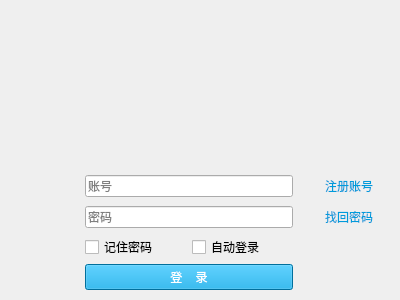
<?xml version="1.0" encoding="UTF-8"?>
<ui version="4.0">
 <class>MainWindow</class>
 <widget class="QMainWindow" name="MainWindow">
  <property name="geometry">
   <rect>
    <x>0</x>
    <y>0</y>
    <width>400</width>
    <height>300</height>
   </rect>
  </property>
  <property name="windowTitle">
   <string>海天鹰聊天</string>
  </property>
  <property name="windowIcon">
   <iconset resource="res.qrc">
    <normaloff>:/icon.png</normaloff>:/icon.png</iconset>
  </property>
  <widget class="QWidget" name="centralWidget">
   <property name="styleSheet">
    <string notr="true"/>
   </property>
   <layout class="QVBoxLayout" name="verticalLayout">
    <property name="spacing">
     <number>0</number>
    </property>
    <property name="leftMargin">
     <number>0</number>
    </property>
    <property name="topMargin">
     <number>0</number>
    </property>
    <property name="rightMargin">
     <number>0</number>
    </property>
    <property name="bottomMargin">
     <number>10</number>
    </property>
    <item>
     <layout class="QGridLayout" name="gridLayout">
      <property name="bottomMargin">
       <number>0</number>
      </property>
      <property name="spacing">
       <number>5</number>
      </property>
      <item row="3" column="1">
       <widget class="QCheckBox" name="checkBoxRememberPassword">
        <property name="focusPolicy">
         <enum>Qt::NoFocus</enum>
        </property>
        <property name="text">
         <string>记住密码</string>
        </property>
       </widget>
      </item>
      <item row="1" column="0" rowspan="2">
       <widget class="QLabel" name="labelAvatar">
        <property name="maximumSize">
         <size>
          <width>80</width>
          <height>80</height>
         </size>
        </property>
        <property name="text">
         <string/>
        </property>
        <property name="pixmap">
         <pixmap resource="res.qrc">:/icon.png</pixmap>
        </property>
        <property name="scaledContents">
         <bool>false</bool>
        </property>
        <property name="alignment">
         <set>Qt::AlignCenter</set>
        </property>
       </widget>
      </item>
      <item row="2" column="3">
       <widget class="QPushButton" name="pushButtonFindPassword">
        <property name="focusPolicy">
         <enum>Qt::NoFocus</enum>
        </property>
        <property name="styleSheet">
         <string notr="true">color:rgb(0,155,219)</string>
        </property>
        <property name="text">
         <string>找回密码</string>
        </property>
        <property name="flat">
         <bool>true</bool>
        </property>
       </widget>
      </item>
      <item row="1" column="3">
       <widget class="QPushButton" name="pushButtonRegister">
        <property name="focusPolicy">
         <enum>Qt::NoFocus</enum>
        </property>
        <property name="styleSheet">
         <string notr="true">color:rgb(0,155,219)</string>
        </property>
        <property name="text">
         <string>注册账号</string>
        </property>
        <property name="flat">
         <bool>true</bool>
        </property>
       </widget>
      </item>
      <item row="1" column="1" colspan="2">
       <widget class="QLineEdit" name="lineEditAccount">
        <property name="placeholderText">
         <string>账号</string>
        </property>
       </widget>
      </item>
      <item row="2" column="1" colspan="2">
       <widget class="QLineEdit" name="lineEditPassword">
        <property name="echoMode">
         <enum>QLineEdit::Password</enum>
        </property>
        <property name="placeholderText">
         <string>密码</string>
        </property>
       </widget>
      </item>
      <item row="3" column="2">
       <widget class="QCheckBox" name="checkBoxAutoLogin">
        <property name="focusPolicy">
         <enum>Qt::NoFocus</enum>
        </property>
        <property name="text">
         <string>自动登录</string>
        </property>
       </widget>
      </item>
      <item row="5" column="1" colspan="2">
       <widget class="QPushButton" name="pushButtonLogin">
        <property name="focusPolicy">
         <enum>Qt::NoFocus</enum>
        </property>
        <property name="styleSheet">
         <string notr="true">color:white;background-color:rgb(0,155,219)</string>
        </property>
        <property name="text">
         <string>登    录</string>
        </property>
       </widget>
      </item>
      <item row="0" column="0" colspan="4">
       <widget class="QLabel" name="labelBanner">
        <property name="styleSheet">
         <string notr="true">background-image: url(:/bg.jpg);</string>
        </property>
        <property name="text">
         <string/>
        </property>
        <property name="pixmap">
         <pixmap resource="res.qrc">:/logo.png</pixmap>
        </property>
        <property name="alignment">
         <set>Qt::AlignCenter</set>
        </property>
       </widget>
      </item>
     </layout>
    </item>
   </layout>
  </widget>
 </widget>
 <layoutdefault spacing="6" margin="11"/>
 <resources>
  <include location="res.qrc"/>
 </resources>
 <connections/>
</ui>
